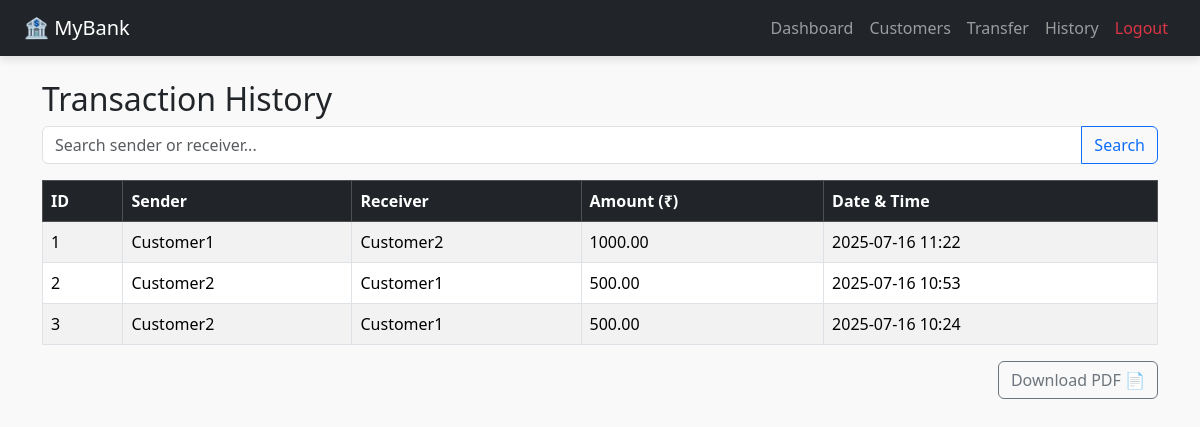
Page /transactions/ (signed in) on the committed database.
### bank_app/models.py (models this page shows, shortened)
class Transaction(models.Model):
    sender = models.ForeignKey(Customer, related_name='sent_transactions', on_delete=models.CASCADE)
    receiver = models.ForeignKey(Customer, related_name='received_transactions', on_delete=models.CASCADE)
    amount = models.DecimalField(max_digits=10, decimal_places=2)
    timestamp = models.DateTimeField(auto_now_add=True)

class Customer(models.Model):
    name = models.CharField(max_length=100)
    email = models.EmailField(unique=True)
    account_number = models.CharField(max_length=20, unique=True)
    balance = models.DecimalField(max_digits=12, decimal_places=2)

### bank_app/views.py (the view)
# urls.py: path('transactions/', views.transaction_history, name='transaction_history'),
@login_required
def transaction_history(request):
    query = request.GET.get('q')
    transactions = Transaction.objects.all().order_by('-timestamp')
    if query:
        transactions = transactions.filter(
            Q(sender__name__icontains=query) |
            Q(receiver__name__icontains=query)
        )
    return render(request, 'bank_app/transaction_history.html', {
        'transactions': transactions,
        'query': query or ''
    })

### bank_app/templates/bank_app/transaction_history.html (shortened to what this page needs)
{% extends 'bank_app/base.html' %}
{% block content %}
<h2>Transaction History</h2>
<form method="GET" class="mb-3">
    <div class="input-group">
        <input type="text" name="q" class="form-control" placeholder="Search sender or receiver..." value="{{ query }}">
        <button type="submit" class="btn btn-outline-primary">Search</button>
    </div>
</form>
<table class="table table-striped table-bordered">
    <thead class="table-dark">
        <tr>
            <th>ID</th>
            <th>Sender</th>
            <th>Receiver</th>
            <th>Amount (₹)</th>
            <th>Date & Time</th>
        </tr>
    </thead>
    <tbody>
        {% for t in transactions %}
        <tr>
            <td>{{ forloop.counter }}</td>
            <td>{{ t.sender.name }}</td>
            <td>{{ t.receiver.name }}</td>
            <td>{{ t.amount }}</td>
            <td>{{ t.timestamp|date:"Y-m-d H:i" }}</td>
        </tr>
        {% empty %}
        <tr><td colspan="5" class="text-center">No transactions found.</td></tr>
        {% endfor %}
    </tbody>
</table>
<div class="text-end mb-2">
    <a href="{% url 'export_pdf' %}" class="btn btn-outline-secondary">Download PDF 📄</a>
</div>
{% endblock %}

### bank_app/templates/bank_app/base.html (shortened to what this page needs)
<!DOCTYPE html>
<html>
<head>
    <link href="https://cdn.jsdelivr.net/npm/bootstrap@5.3.3/dist/css/bootstrap.min.css" rel="stylesheet">
</head>
<body>
<nav class="navbar navbar-expand-lg navbar-dark bg-dark px-4">
    <a class="navbar-brand" href="{% url 'dashboard' %}">🏦 MyBank</a>
    <div class="collapse navbar-collapse">
        <ul class="navbar-nav ms-auto">
            {% if user.is_authenticated %}
                <li class="nav-item"><a class="nav-link" href="{% url 'dashboard' %}">Dashboard</a></li>
                {% if request.user.groups.all.0.name == 'AdminGroup' %}
                    <li class="nav-item"><a class="nav-link" href="{% url 'customer_list' %}">Customers</a></li>
                {% endif %}
                <li class="nav-item"><a class="nav-link" href="{% url 'transfer_money' %}">Transfer</a></li>
                <li class="nav-item"><a class="nav-link" href="{% url 'transaction_history' %}">History</a></li>
                <li class="nav-item"><a class="nav-link text-danger" href="{% url 'logout' %}">Logout</a></li>
            {% else %}
                <li class="nav-item"><a class="nav-link" href="{% url 'login' %}">Login</a></li>
            {% endif %}
        </ul>
    </div>
</nav>
<div class="container mt-4">
    {% block content %}{% endblock %}
</div>
</body>
</html>

### bank_app/templates/bank_app/base.html (style rules this page uses)
body { background-color: #f9f9f9; }
.navbar { box-shadow: 0 4px 8px rgba(0,0,0,0.1); }

### rows in the picture
Transaction: sender.name "Customer1", receiver.name "Customer2", amount "1000.00", timestamp "2025-07-16 11:22"
Transaction: sender.name "Customer2", receiver.name "Customer1", amount "500.00", timestamp "2025-07-16 10:53"
Transaction: sender.name "Customer2", receiver.name "Customer1", amount "500.00", timestamp "2025-07-16 10:24"
